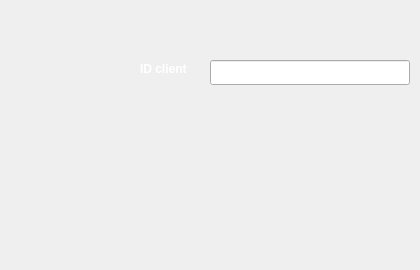
    <widget class="QWidget" name="page_23">
     <widget class="QPushButton" name="SupprimerID_8">
      <property name="geometry">
       <rect>
        <x>340</x>
        <y>120</y>
        <width>71</width>
        <height>23</height>
       </rect>
      </property>
      <property name="styleSheet">
       <string notr="true">QPushButton {
            color: white;
            border-image: url(:/img/supp.png) 3 10 3 10;
            border-top: 3px transparent;
            border-bottom: 3px transparent;
            border-right: 10px transparent;
            border-left: 10px transparent;
        }</string>
      </property>
      <property name="text">
       <string/>
      </property>
     </widget>
     <widget class="QPushButton" name="Sretour_8">
      <property name="geometry">
       <rect>
        <x>110</x>
        <y>210</y>
        <width>51</width>
        <height>51</height>
       </rect>
      </property>
      <property name="styleSheet">
       <string notr="true">QPushButton {
            color: white;
            border-image: url(:/img/fleche.png) 3 10 3 10;
            border-top: 3px transparent;
            border-bottom: 3px transparent;
            border-right: 10px transparent;
            border-left: 10px transparent;
        }</string>
      </property>
      <property name="text">
       <string/>
      </property>
     </widget>
     <widget class="QLabel" name="Donner_ID_8">
      <property name="geometry">
       <rect>
        <x>140</x>
        <y>50</y>
        <width>71</width>
        <height>39</height>
       </rect>
      </property>
      <property name="minimumSize">
       <size>
        <width>7</width>
        <height>0</height>
       </size>
      </property>
      <property name="text">
       <string>&lt;html&gt;&lt;head/&gt;&lt;body&gt;&lt;p&gt;&lt;span style=&quot; font-weight:600; color:#ffffff;&quot;&gt;ID client&lt;/span&gt;&lt;/p&gt;&lt;/body&gt;&lt;/html&gt;</string>
      </property>
     </widget>
     <widget class="QLineEdit" name="lineEdit_ID_client">
      <property name="geometry">
       <rect>
        <x>210</x>
        <y>60</y>
        <width>200</width>
        <height>25</height>
       </rect>
      </property>
     </widget>
     <widget class="QPushButton" name="ModifierID_11">
      <property name="geometry">
       <rect>
        <x>210</x>
        <y>120</y>
        <width>71</width>
        <height>23</height>
       </rect>
      </property>
      <property name="styleSheet">
       <string notr="true">QPushButton {
            color: white;
            border-image: url(:/img/modifier.png) 3 10 3 10;
            border-top: 3px transparent;
            border-bottom: 3px transparent;
            border-right: 10px transparent;
            border-left: 10px transparent;
        }</string>
      </property>
      <property name="text">
       <string/>
      </property>
     </widget>
    </widget>
